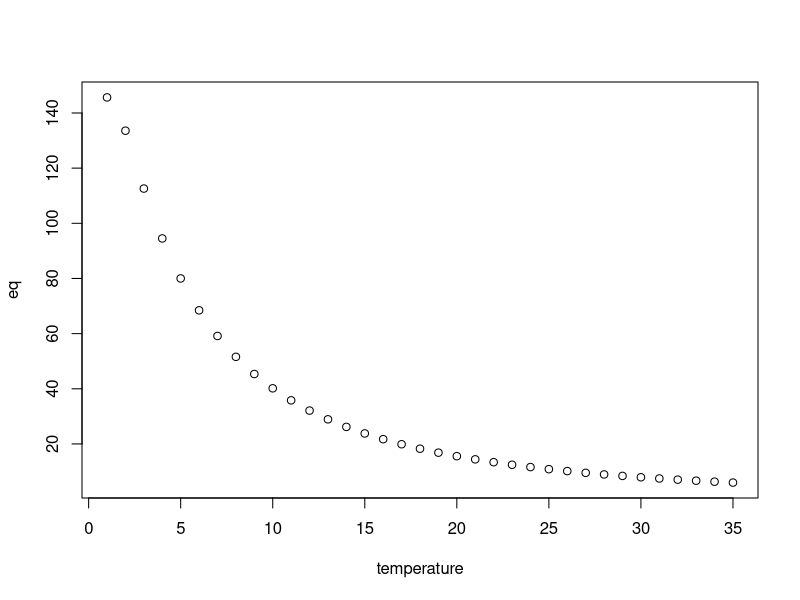

This figure's R source:
temperature <- seq(1, 35, by=1)


eq <- exp(3.17) * (temperature/15)^(-1.4 -0.27*log(temperature/15))
plot(temperature, eq)

#Minimum dif
temperature <- 5
CurrentPLD <- exp(3.17) * (temperature/15)^(-1.4 -0.27*log(temperature/15)) #At temperatureerature 5

temperature <- 7
FuturePLD <- exp(3.17) * (temperature/15)^(-1.4 -0.27*log(temperature/15)) #At temperatureerature 7